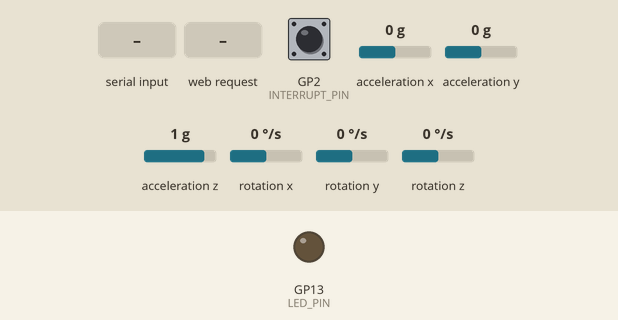
The sketch below on a simulated Raspberry Pi Pico W. Shown: output pins drawn as LEDs (lit = HIGH). The test bench sets the inputs (shaded band); at power-on: acceleration y 0 g, acceleration x 0 g, acceleration z 1 g, rotation z 0 °/s, GP2 (INTERRUPT_PIN) LOW, rotation x 0 °/s, rotation y 0 °/s. WiFi joins after 1.5 s; servers stay silent unless stated; the sensor or clock chip raises its interrupt line as the real part does; what the sketch prints to the serial monitor is not drawn.

Above: at 2.3 s.
2.4 s: "on\n" received over Serial
At 3.25 s:
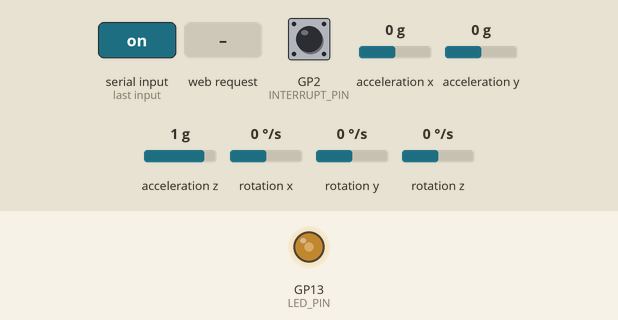
5.4 s: HTTP request GET /on received
8.4 s: acceleration y set to -0.4 g
11.4 s: acceleration x set to 0.8 g
14.4 s: acceleration z set to -1.4 g
17.4 s: rotation z set to -192 °/s
Timing chart, 0 to 21.4 s (numbered marks = the images above; inputs shaded):
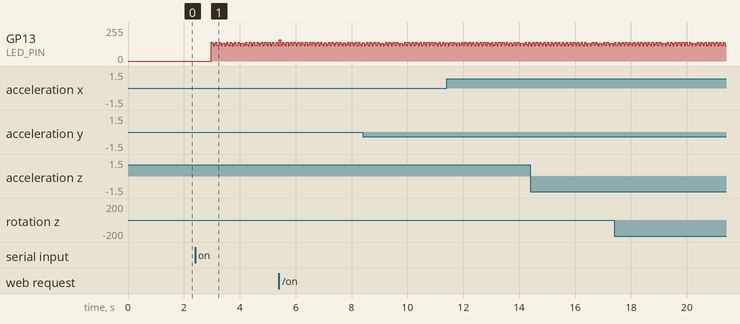

The sketch:

MPU6050_fan.ino
```cpp
// I2Cdev and MPU6050 must be installed as libraries, or else the .cpp/.h files
// for both classes must be in the include path of your project
#include "I2Cdev.h"
#include <WiFi.h>


#include "MPU6050_6Axis_MotionApps_V6_12.h"
#include "MPU6050.h" // not necessary if using MotionApps include file

// Arduino Wire library is required if I2Cdev I2CDEV_ARDUINO_WIRE implementation
// is used in I2Cdev.h
#if I2CDEV_IMPLEMENTATION == I2CDEV_ARDUINO_WIRE
#include "Wire.h"
#endif

// class default I2C address is 0x68
// specific I2C addresses may be passed as a parameter here
// AD0 low = 0x68 (default for SparkFun breakout and InvenSense evaluation board)
// AD0 high = 0x69
MPU6050 mpu;
//MPU6050 mpu(0x69); // <-- use for AD0 high

// uncomment "OUTPUT_READABLE_QUATERNION" if you want to see the actual
// quaternion components in a [w, x, y, z] format (not best for parsing
// on a remote host such as Processing or something though)
#define OUTPUT_READABLE_QUATERNION

#define INTERRUPT_PIN 2  // use pin 2 on Arduino Uno & most boards
#define LED_PIN 13 // (Arduino is 13, Teensy is 11, Teensy++ is 6)
bool blinkState = false;

const char* ssid = "yanweiiphone";   //要改
const char* password = "winnie0710";  //要改

// Set web server port number to 80
WiFiServer server(80);

// Variable to store the HTTP request
String header;

// Auxiliar variables to store the current output state
String fanState = "off";


// Current time
unsigned long currentTime = millis();
// Previous time
unsigned long previousTime = 0;
// Define timeout time in milliseconds (example: 2000ms = 2s)
const long timeoutTime = 2000;


// MPU control/status vars
bool dmpReady = false;  // set true if DMP init was successful
uint8_t mpuIntStatus;   // holds actual interrupt status byte from MPU
uint8_t devStatus;      // return status after each device operation (0 = success, !0 = error)
uint16_t packetSize;    // expected DMP packet size (default is 42 bytes)
uint16_t fifoCount;     // count of all bytes currently in FIFO
uint8_t fifoBuffer[64]; // FIFO storage buffer


// orientation/motion vars
Quaternion q;           // [w, x, y, z]         quaternion container
//VectorInt16 aa;         // [x, y, z]            accel sensor measurements
//VectorInt16 gy;         // [x, y, z]            gyro sensor measurements
//VectorInt16 aaReal;     // [x, y, z]            gravity-free accel sensor measurements
//VectorInt16 aaWorld;    // [x, y, z]            world-frame accel sensor measurements
//VectorFloat gravity;    // [x, y, z]            gravity vector
float euler[3];         // [psi, theta, phi]    Euler angle container
float ypr[3]; // [yaw, pitch, roll]   yaw/pitch/roll container and gravity vector


// packet structure for InvenSense teapot demo
uint8_t teapotPacket[14] = { '$', 0x02, 0, 0, 0, 0, 0, 0, 0, 0, 0x00, 0x00, '\r', '\n' };

volatile bool mpuInterrupt = false;     // indicates whether MPU interrupt pin has gone high
void dmpDataReady() {
  mpuInterrupt = true;
}

void setup() {
  // join I2C bus (I2Cdev library doesn't do this automatically)
#if I2CDEV_IMPLEMENTATION == I2CDEV_ARDUINO_WIRE
  Wire.begin();
  Wire.setClock(40000); // 400kHz I2C clock. Comment this line if having compilation difficulties
#elif I2CDEV_IMPLEMENTATION == I2CDEV_BUILTIN_FASTWIRE
  Fastwire::setup(40, true);
#endif

  // initialize serial communication
  // (115200 chosen because it is required for Teapot Demo output, but it's
  // really up to you depending on your project)
  Serial.begin(115200);
  while (!Serial); // wait for Leonardo enumeration, others continue immediately

  // NOTE: 8MHz or slower host processors, like the Teensy @ 3.3V or Arduino
  // Pro Mini running at 3.3V, cannot handle this baud rate reliably due to
  // the baud timing being too misaligned with processor ticks. You must use
  // 38400 or slower in these cases, or use some kind of external separate
  // crystal solution for the UART timer.


  // Connect to Wi-Fi network with SSID and password
  Serial.print("Connecting to ");
  Serial.println(ssid);
  WiFi.begin(ssid, password);
  while (WiFi.status() != WL_CONNECTED) {
    delay(500);
    Serial.print(".");
  }
  // Print local IP address and start web server
  Serial.println("");
  Serial.println("WiFi connected.");
  Serial.println("IP address: ");
  Serial.println(WiFi.localIP());
  server.begin();


  // MPU6050 initialize device
  Serial.println(F("Initializing I2C devices..."));
  mpu.initialize();
  pinMode(INTERRUPT_PIN, INPUT);

  // verify connection
  Serial.println(F("Testing device connections..."));
  Serial.println(mpu.testConnection() ? F("MPU6050 connection successful") : F("MPU6050 connection failed"));

  // wait for ready
  Serial.println(F("\nSend any character to begin DMP programming and demo: "));
  while (Serial.available() && Serial.read()); // empty buffer
  while (!Serial.available());                 // wait for data
  while (Serial.available() && Serial.read()); // empty buffer again

  // load and configure the DMP
  Serial.println(F("Initializing DMP..."));
  devStatus = mpu.dmpInitialize();

  // supply your own gyro offsets here, scaled for min sensitivity
  mpu.setXGyroOffset(51);
  mpu.setYGyroOffset(8);
  mpu.setZGyroOffset(21);
  mpu.setXAccelOffset(1150);
  mpu.setYAccelOffset(-50);
  mpu.setZAccelOffset(1060);
  // make sure it worked (returns 0 if so)
  if (devStatus == 0) {
    // Calibration Time: generate offsets and calibrate our MPU6050
    mpu.CalibrateAccel(6);
    mpu.CalibrateGyro(6);
    Serial.println();
    mpu.PrintActiveOffsets();
    // turn on the DMP, now that it's ready
    Serial.println(F("Enabling DMP..."));
    mpu.setDMPEnabled(true);

    // enable Arduino interrupt detection
    Serial.print(F("Enabling interrupt detection (Arduino external interrupt "));
    Serial.print(digitalPinToInterrupt(INTERRUPT_PIN));
    Serial.println(F(")..."));
    attachInterrupt(digitalPinToInterrupt(INTERRUPT_PIN), dmpDataReady, RISING);
    mpuIntStatus = mpu.getIntStatus();

    // set our DMP Ready flag so the main loop() function knows it's okay to use it
    Serial.println(F("DMP ready! Waiting for first interrupt..."));
    dmpReady = true;

    // get expected DMP packet size for later comparison
    packetSize = mpu.dmpGetFIFOPacketSize();
  } else {
    // ERROR!
    // 1 = initial memory load failed
    // 2 = DMP configuration updates failed
    // (if it's going to break, usually the code will be 1)
    Serial.print(F("DMP Initialization failed (code "));
    Serial.print(devStatus);
    Serial.println(F(")"));
  }

   // configure LED for output
   pinMode(LED_PIN, OUTPUT);
}

void loop() {
  // if programming failed, don't try to do anything
  if (!dmpReady) return;
  // read a packet from FIFO
  if (mpu.dmpGetCurrentFIFOPacket(fifoBuffer)) { // Get the Latest packet

#ifdef OUTPUT_READABLE_QUATERNION
    // display quaternion values in easy matrix form: w x y z
    mpu.dmpGetQuaternion(&q, fifoBuffer);
    Serial.print("旋轉速度\t");
    Serial.print(q.w);
    Serial.print("\t");
    Serial.print(q.x);   //想用這個判斷是否轉動
    Serial.print("\t");
    Serial.print(q.y);
    Serial.print("\t");
    Serial.println(q.z);


   if ((-0.3 <= q.x) && (q.x<= -0.01) ){
     Serial.println("open");
     fanState = "on";
   }else if ((0.01 <= q.x) && (q.x <= 0.3)){
     Serial.println("open");
     fanState = "on";
   }else {
    Serial.println("close");
     fanState = "off";
   }

#endif

#ifdef OUTPUT_TEAPOT_OSC
#ifndef OUTPUT_READABLE_QUATERNION
    // display quaternion values in easy matrix form: w x y z
    mpu.dmpGetQuaternion(&q, fifoBuffer);
#endif
    // Send OSC message
    OSCMessage msg("/imuquat");
    msg.add((float)q.w);
    msg.add((float)q.x);
    msg.add((float)q.y);
    msg.add((float)q.z);

    Udp.beginPacket(outIp, outPort);
    msg.send(Udp);
    Udp.endPacket();
    msg.empty();

#endif

// blink LED to indicate activity
    blinkState = !blinkState;
    digitalWrite(LED_PIN, blinkState);
  }

   //WIFI Part
    WiFiClient client = server.available();

    if (client) {                             // If a new client connects,
    currentTime = millis();
    previousTime = currentTime;
    Serial.println("New Client.");          // print a message out in the serial port
    String currentLine = "";                // make a String to hold incoming data from the client
    while (client.connected() && currentTime - previousTime <= timeoutTime) {  // loop while the client's connected
      currentTime = millis();
      if (client.available()) {             // if there's bytes to read from the client,
        char c = client.read();             // read a byte, then
        Serial.write(c);                    // print it out the serial monitor
        header += c;
        if (c == '\n') {                    // if the byte is a newline character
          // if the current line is blank, you got two newline characters in a row.
          // that's the end of the client HTTP request, so send a response:
          if (currentLine.length() == 0) {
            // HTTP headers always start with a response code (e.g. HTTP/1.1 200 OK)
            // and a content-type so the client knows what's coming, then a blank line:
            client.println("HTTP/1.1 200 OK");
            client.println("Content-type:text/html");
            client.println("Connection: close");
            client.println();


            // Display the HTML web page
            client.println("<!DOCTYPE html><html>");
            client.println("<head><meta name=\"viewport\" content=\"width=device-width, initial-scale=1\">");
            client.println("<link rel=\"icon\" href=\"data:,\">");
            // CSS to style the on/off buttons
            // Feel free to change the background-color and font-size attributes to fit your preferences
            client.println("<style>html { font-family: Helvetica; display: inline-block; margin: 0px auto; text-align: center;}");
            client.println(".button { background-color: #4CAF50; border: none; color: white; padding: 16px 40px;");
            client.println("text-decoration: none; font-size: 30px; margin: 2px; cursor: pointer;}");
            client.println(".button2 {background-color: #555555;}</style></head>");

            // Web Page Heading
            client.println("<body><h1>ESP32 Web Server Final Project</h1>");

            // Display current state, and ON/OFF buttons for fan
            client.println("<p>Fan state " + fanState + "</p>");
            // If the fanState is off, it displays the off button
            if (fanState=="on") {
              client.println("<p><a href=\"/2/on\"><button class=\"button\">ON</button></a></p>");
            }
            else{
              client.println("<p><a href=\"/2/off\"><button class=\"button button2\">OFF</button></a></p>");
            }


            client.println("</body></html>");

            // The HTTP response ends with another blank line
            client.println();
            // Break out of the while loop
            break;
          } else { // if you got a newline, then clear currentLine
            currentLine = "";
          }
        } else if (c != '\r') {  // if you got anything else but a carriage return character,
          currentLine += c;      // add it to the end of the currentLine
        }
      }
    }
    // Clear the header variable
    header = "";
    // Close the connection
    client.stop();
    Serial.println("Client disconnected.");
    Serial.println("");
  }


}
```
